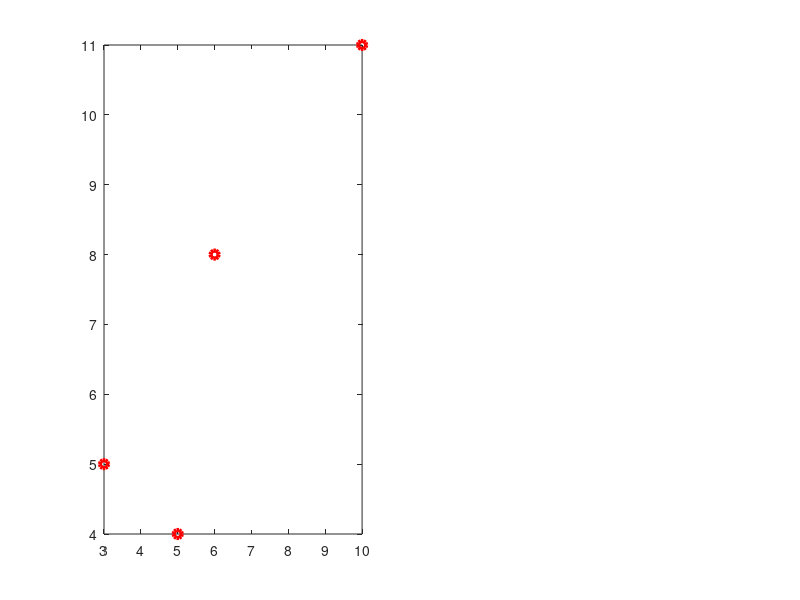

MATLAB code for this plot: (Note: this script raises an error after producing the figure.)
% Varianzanalyse

format compact; format short; clear all; clc;

x=[3 5 6 10]';
y=[5 4 8 11]';

N=length(x);

X = [ones(N,1) x]

[b,bint,residuen,rint,stats] = regress(y,X)

figure;
subplot(1,2,1);
plot(x,y,'ro','LineWidth',3);
lsline

yhut = X*b
mean(yhut)
y-yhut

syhutyhut = sum(yhut.^2)-N*mean(yhut)^2
see = sum(residuen.^2)-N*mean(residuen)^2

syy = syhutyhut + see

RQuadrat = var(yhut)/var(y)

r = sqrt(RQuadrat)
cov(x,y)

subplot(1,2,2);
plot(x,residuen,'ro','LineWidth',3);
lsline
